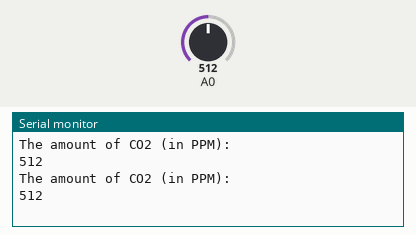
This sketch was run on a simulated Arduino Uno, built with avr-gcc and run on an emulated ATmega328P. Shown: the last lines printed to the serial monitor. Inputs (shaded band) come from the test bench; at power-on: A0 = 512.

Above: at 2.8 s.
2.9 s: A0 set to 716
At 4.9 s:
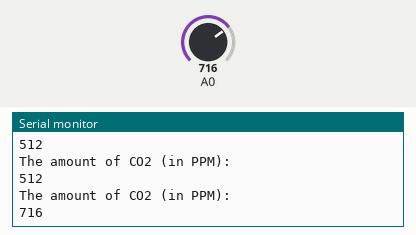
5.6 s: A0 set to 900
At 6.4 s:
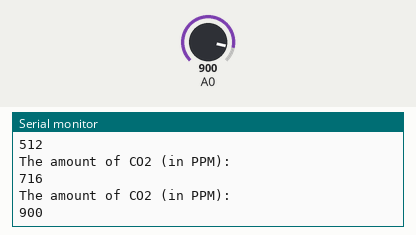
Timing chart, 0 to 8.6 s (numbered marks = the images above; inputs shaded):
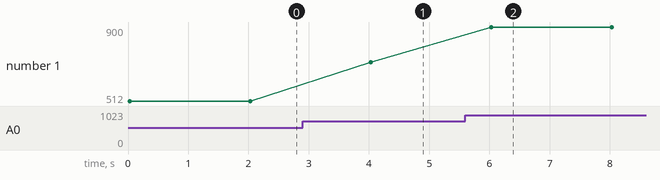

The sketch:

MQ135.ino
```cpp
//Coded and Tested By:
//Sheekar Banerjee, AI-ML, IOT Solution Engineer and Researcher
void setup() {
    // initialize serial communication at 9600 bits per second:
    Serial.begin(9600);
}
void loop() {
    int sensorValue = analogRead(A0); // read the input on analog pin 0:
    Serial.println("The amount of CO2 (in PPM): ");
    Serial.println(sensorValue);
    delay(2000);
}
```

Measured:
- after the input at 2.9 s, the serial monitor: prints a new line after 1.1 s (image 1)
- after the input at 5.6 s, the serial monitor: prints a new line after 0.43 s (image 2)
- plotted number 1: 512 → 716 after the input at 2.9 s, 716 → 900 after the input at 5.6 s
